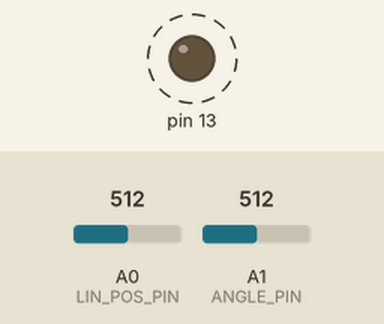
This sketch was run on a simulated Arduino Uno, built with avr-gcc and run on an emulated ATmega328P. On the bench: output pins drawn as LEDs (lit = HIGH). Dashed ring = blinking. The inputs (shaded band) are chosen by the test bench; at power-on: A0 (LIN_POS_PIN) = 512, A1 (ANGLE_PIN) = 512. The ROS host is connected and sends only what is stated.

Above: at 0.2 s.
Timing chart, 0 to 3.0 s (numbered marks = the images above):
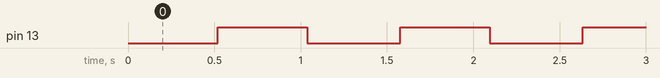

The sketch:

arduino_sensors.ino
```cpp
#include <Wire.h>
#include <ros.h>
#include <std_msgs/Int16MultiArray.h>
#include <avr/wdt.h>


#define LIN_POS_PIN A0
#define ANGLE_PIN A1
#define MSG_SIZE 3

ros::NodeHandle roshandle;
std_msgs::Int16MultiArray m_msg;
int m_msg_data[MSG_SIZE];

ros::Publisher m_publisher("raw_sensors", &m_msg);

void setup() {

  wdt_disable();

  Wire.begin();

  roshandle.initNode();
  roshandle.advertise(m_publisher);

  m_msg.data = m_msg_data;
  m_msg.data_length = MSG_SIZE;
  pinMode(13, OUTPUT);

  wdt_enable(WDTO_500MS);

}
void pinToggle(void)
{
  static uint8_t count;
  ++count;
  if(count > 25)
    digitalWrite(13, HIGH);
  if(count > 50)
  {
    digitalWrite(13, LOW);
    count = 0;
  }

}
//byte burn[72];

void loop() {

	byte i = 0;
	byte rx[10];
	byte status_bits = 0;
	int raw_angle;

  //burn[0] = 1;

//	Wire.beginTransmission(0x36);
//	Wire.write(0x0B);
//	Wire.endTransmission();
//
//	Wire.requestFrom(0x36, 5);
//
//	while(Wire.available())
//	{
//		rx[i] = Wire.read();
//		++i;
//	}


	status_bits = rx[0] & ~(0x07);
	raw_angle = ((rx[3] << 8 | rx[4]));

	int raw_position = analogRead(LIN_POS_PIN);
  raw_angle = analogRead(ANGLE_PIN);


	m_msg.data[0] = raw_angle;
	m_msg.data[1] = raw_position;
	m_msg.data[2] = (status_bits << 8);

	m_publisher.publish(&m_msg);
	roshandle.spinOnce();
  pinToggle();
  wdt_reset();
  delay(20);
}
```

Measured:
- by itself, pin 13: alternates HIGH for 0.52 s and LOW for 0.54 s
